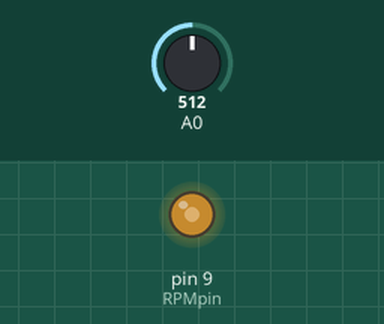
Bench run of a sketch on a simulated Arduino Leonardo, built with avr-gcc and run on an emulated ATmega32U4. Parts: output pins drawn as LEDs (lit = HIGH). Inputs (shaded band) come from the test bench; at power-on: A0 = 512. What the sketch prints to the serial monitor is not drawn.

Above: at 1.2 s.
1.3 s: A0 set to 716
At 1.7 s:
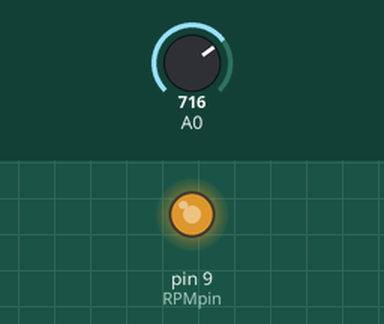
2.8 s: A0 set to 900
At 4.0 s:
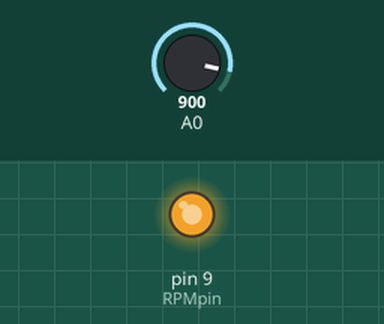
4.3 s: A0 set to 122
At 5.1 s:
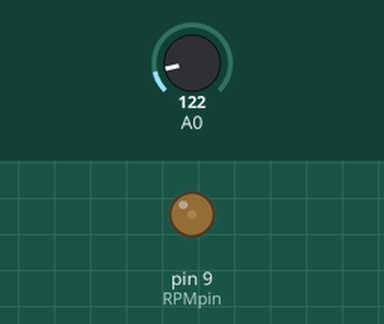
5.8 s: A0 set to 0
At 6.3 s:
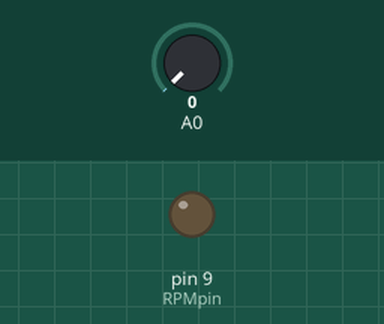
Timing chart, 0 to 8.3 s (numbered marks = the images above; inputs shaded):
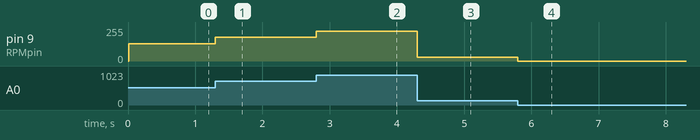

The sketch:

RPM.ino
```cpp
//  http://bildr.org/2011/03/high-power-control-with-arduino-and-tip120/
// PWM pin connected to base of transistor
const int RPMpin = 9;

// the setup routine runs once when you press reset:
void setup()
{
  Serial.begin(9600);
  while (!Serial)
  {
    // wait for serial port to connect. Needed for Leonardo only
    NULL;
  }

  // initialize the digital pin as an output.
  pinMode(RPMpin, OUTPUT);
}

// the loop routine runs over and over again forever
void loop()
{
  // read the input on analog pin 0
  // gives a value [0, 1023] ie 10 bit resolution
  int rpm = analogRead(A0);

  Serial.println(rpm);

  // convert to [0, 255]
  analogWrite(RPMpin, rpm / 4);

  delay(1);
}
```

Measured:
- after the input at 1.3 s, pin 9 (RPMpin): 128/255 → 179/255 at once
- after the input at 2.8 s, pin 9 (RPMpin): 179/255 → 225/255 at once
- after the input at 4.3 s, pin 9 (RPMpin): 225/255 → 30/255 at once
- after the input at 5.8 s, pin 9 (RPMpin): 30/255 → 0/255 at once
